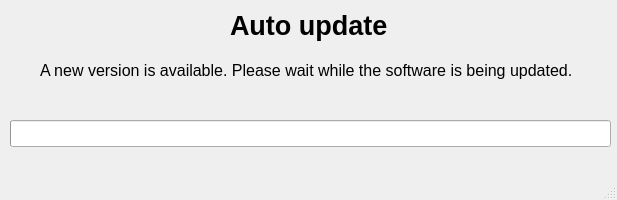
<?xml version="1.0" encoding="UTF-8"?>
<ui version="4.0">
 <class>Pokerbot</class>
 <widget class="QMainWindow" name="Pokerbot">
  <property name="enabled">
   <bool>true</bool>
  </property>
  <property name="geometry">
   <rect>
    <x>0</x>
    <y>0</y>
    <width>617</width>
    <height>200</height>
   </rect>
  </property>
  <property name="minimumSize">
   <size>
    <width>617</width>
    <height>200</height>
   </size>
  </property>
  <property name="maximumSize">
   <size>
    <width>617</width>
    <height>200</height>
   </size>
  </property>
  <property name="font">
   <font>
    <pointsize>12</pointsize>
   </font>
  </property>
  <property name="windowTitle">
   <string>Pokerbot</string>
  </property>
  <property name="autoFillBackground">
   <bool>true</bool>
  </property>
  <widget class="QWidget" name="centralwidget">
   <widget class="QLabel" name="label_4">
    <property name="geometry">
     <rect>
      <x>230</x>
      <y>10</y>
      <width>181</width>
      <height>31</height>
     </rect>
    </property>
    <property name="font">
     <font>
      <pointsize>20</pointsize>
      <weight>75</weight>
      <bold>true</bold>
     </font>
    </property>
    <property name="text">
     <string>Auto update</string>
    </property>
   </widget>
   <widget class="QProgressBar" name="auto_update_progressbar">
    <property name="geometry">
     <rect>
      <x>10</x>
      <y>120</y>
      <width>601</width>
      <height>27</height>
     </rect>
    </property>
    <property name="toolTip">
     <string>Shows progress when the buttons appear</string>
    </property>
    <property name="value">
     <number>0</number>
    </property>
    <property name="textVisible">
     <bool>false</bool>
    </property>
   </widget>
   <widget class="QLabel" name="label">
    <property name="geometry">
     <rect>
      <x>40</x>
      <y>60</y>
      <width>551</width>
      <height>20</height>
     </rect>
    </property>
    <property name="text">
     <string>A new version is available. Please wait while the software is being updated.</string>
    </property>
   </widget>
  </widget>
  <widget class="QStatusBar" name="statusbar">
   <property name="enabled">
    <bool>true</bool>
   </property>
  </widget>
 </widget>
 <resources/>
 <connections/>
</ui>
